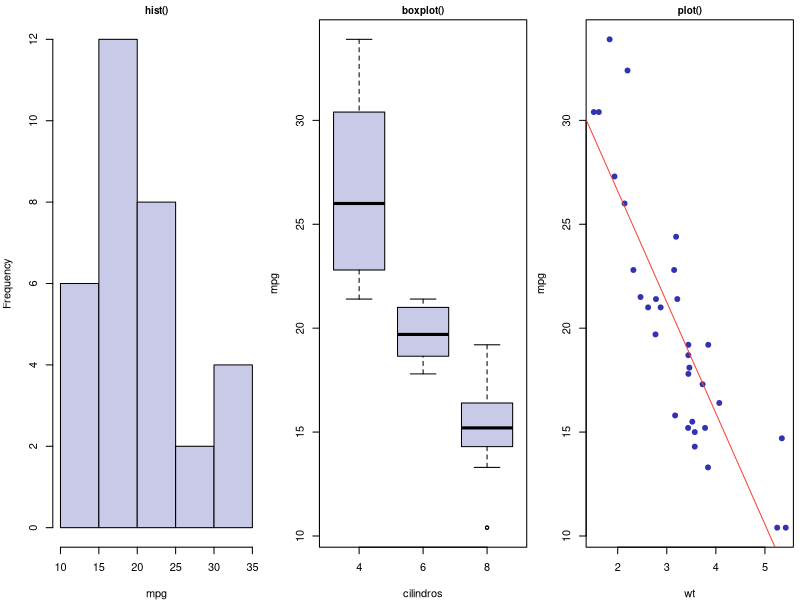

Source code (R):
pdf("imagens/r_base.pdf", width = 6.4, height = 2.4)
par(mfrow = c(1, 3), mar = c(4, 4, 1.5, 0.5), cex.main = 0.9)
hist(mtcars$mpg, main = "hist()", xlab = "mpg", col = "#C9C9E8")
boxplot(mpg ~ cyl, data = mtcars, main = "boxplot()",
        col = "#C9C9E8", xlab = "cilindros")
plot(mpg ~ wt, data = mtcars, main = "plot()", pch = 19, col = "#3333B2")
abline(lm(mpg ~ wt, data = mtcars), col = "#F9423A")
invisible(dev.off())
